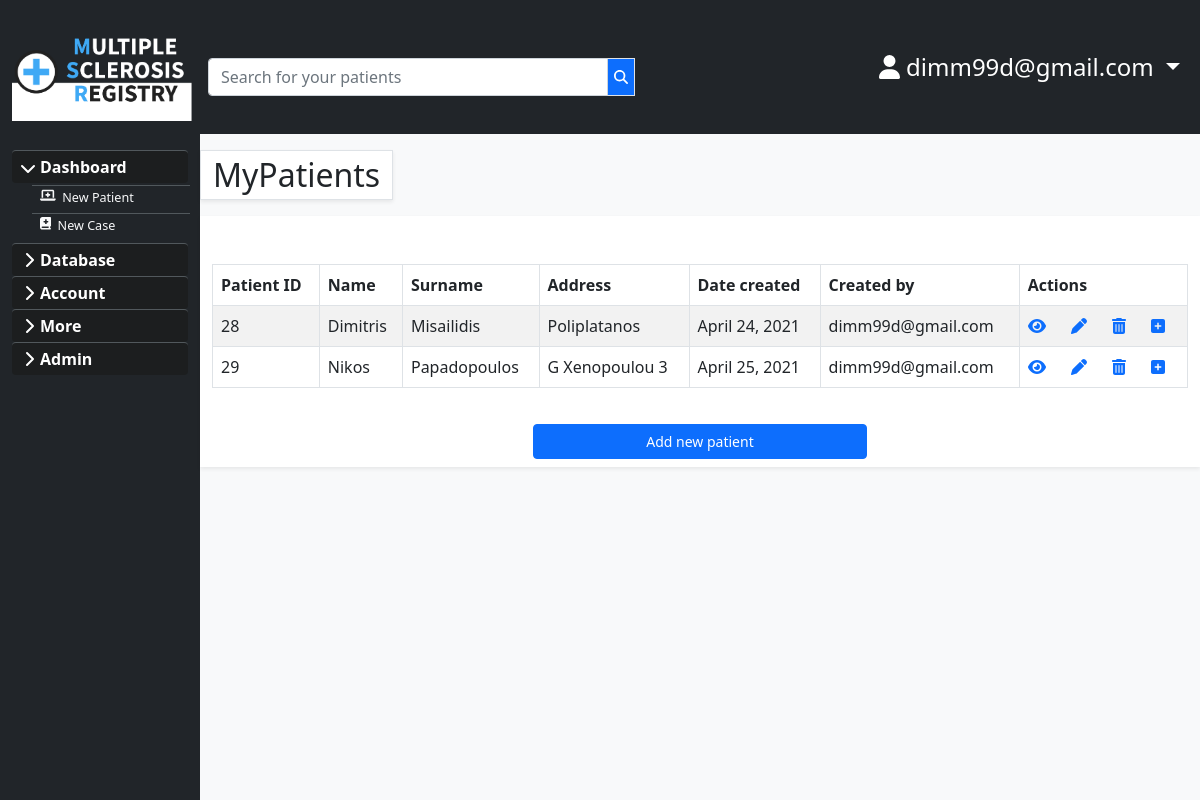
Screenshot of /registry/ (signed in) with the database file from the repository.
### users/models.py (models this page shows, shortened)
class User(AbstractBaseUser, PermissionsMixin):
    email = models.EmailField(max_length=254, unique=True)
    is_staff = models.BooleanField(default=False)
    is_superuser = models.BooleanField(default=False)
    is_active = models.BooleanField(default=True)
    last_login = models.DateTimeField(null=True, blank=True)
    date_joined = models.DateTimeField(auto_now_add=True)
    name = models.CharField(max_length=25, null=True, blank=True)
    surname = models.CharField(max_length=25, null=True, blank=True)
    USERNAME_FIELD = 'email'
    EMAIL_FIELD = 'email'
    REQUIRED_FIELDS = ['name','surname']
    objects = UserManager()

### main/models.py (models this page shows, shortened)
class Mspatient(models.Model):
    name = models.CharField(max_length=30)
    surname = models.CharField(max_length=30,default='')
    address = models.CharField(max_length=30)
    datecreated = models.DateField(auto_now_add=True)
    createdby = models.ForeignKey(User,editable=False, null=True,blank=True, on_delete= models.SET_NULL)

### main/decorators.py (the view)
        def wrapper_func(request,**kwargs):
            group=None
            if request.user.groups.exists():
                group=request.user.groups.all()[0].name
            if group in allowed_roles:
                return view_func(request,**kwargs)
            else:
                return redirect('/')
            return view_func(request,**kwargs)

### main/templatetags/hasgroup.py (called while the page is built)
@register.filter(name='has_group')
def has_group(user, group_name):
    group = Group.objects.get(name=group_name)
    return True if group in user.groups.all() else False

### main/views.py (called while the page is built)
@login_required
@allowed_users(allowed_roles=['admin','doctor'])
def registry(request):
    search_patient = request.GET.get('search')
    if search_patient:
        mspatients= Mspatient.objects.filter(createdby=request.user)
        for term in search_patient.split():
            mspatients = mspatients.filter( Q(name__icontains = term) | Q(surname__icontains = term) | Q(id__icontains = term))
    else:
        mspatients= Mspatient.objects.filter(createdby=request.user)
    mscases = Mscase.objects.filter(personcompleting=request.user.id)
    thefilter=MspatientFilter(request.GET,queryset=mspatients)
    mspatients=thefilter.qs
    return render(request, 'main/registry.html', {'mspatients':mspatients, 'mscases':mscases,'thefilter':thefilter})

### main/templates/main/registry.html (shortened to what this page needs)
{% extends 'main/main_template.html' %}
{% load static %}
{% block content %}
<link href="{% static 'main/sidebar.css'%}" rel="stylesheet">
    <div class="row">
      {% include 'main/sidebar.html' %}
      <div class="asbcontent col-md-10 col-sm-12 mt-3">
        <div class="row ">
          <p class="fs-2 bg-white border w-auto shadow-sm">MyPatients</p>
        </div>
        <div class="row justify-content-center">
          <div class=" col-xl-12 col-xxl-9 bg-white shadow-sm pt-5  mb-5">
            <table id="table_id" class="table table-bordered table-striped border-top table-hover" style="width: 100%;" >
              <thead>
                <tr>
                  <th>Patient ID</th>
                  <th>Name</th>
                  <th>Surname</th>
                  <th>Address</th>
                  <th>Date created</th>
                  <th>Created by</th>
                  <th>Actions</th>
                </tr>
              </thead>
              <tbody>
              {% for mspatient in mspatients %}
              <tr>
                  <td>{{mspatient.id}}</td>
                  <td>{{mspatient.name}}</td>
                  <td>{{mspatient.surname}}</td>
                  <td>{{mspatient.address}}</td>
                  <td>{{mspatient.datecreated}}</td>
                  <td>{{mspatient.createdby}}</td>
                  <td>
                    <a data-bs-toggle="tooltip" title="View this patient" href="{% url 'main:patientsentry' mspatient.id %}"><i class="fas fa-eye"></i></a>
                    <a data-bs-toggle="tooltip" title="Edit this patient" href="{% url 'main:update_patientform' mspatient.id %}"><i class="fas fa-pen"></i></a>
                    <span data-bs-toggle="tooltip" data-placement="top" title="Delete this patient">
                      <a href="" class="text-decoration-none"  data-bs-toggle="modal" data-bs-target="#deletepatientmodal{{mspatient.id}}" >
                        <i class="fas fa-trash-alt"></i>
                      </a>
                    </span>
                    <a data-bs-toggle="tooltip" title="New case of patient" href="{% url 'main:patientcaseform' mspatient.id %}"><i class="fas fa-plus-square"></i></i></a>
                  </td>
              </tr>
              {% endfor %}
            </tbody>
            </table>
            <div class="row justify-content-center">
                <a href="{% url 'main:patientform' %}"class="col-4 btn btn-primary mb-2">Add new patient</a>
            </div>
          </div>
        </div>
      </div>
    </div>
{% endblock %}

### main/templates/main/main_template.html (shortened to what this page needs)
<!doctype html>
<html lang="en">
  <head>
    <link href="https://cdn.jsdelivr.net/npm/bootstrap@5.0.0-beta2/dist/css/bootstrap.min.css" rel="stylesheet">
    {% load static %}
    <link rel="stylesheet" type="text/css" href="{% static 'main/styling.css' %}">
    <link rel="stylesheet" type="text/css" href="https://cdn.datatables.net/v/dt/dt-1.10.24/b-1.7.0/b-colvis-1.7.0/b-html5-1.7.0/r-2.2.7/sc-2.0.3/datatables.min.css"/>
    <link href="{% static 'fontawesome_free/css/all.min.css' %}" rel="stylesheet" type="text/css">
  </head>
  <body  class="bg-light">
    <div class="container-fluid">
    {% include 'main/navbar.html' %}
    <div class="container-fluid">
    {% block content %}
    {% endblock %}
    </div>
  </body>
</html>

### main/templates/main/navbar.html (shortened to what this page needs)
{% load static %}
<div class="row">
  <nav class="navbar navbar-expand-md bg-dark navbar-dark ">
    <div class="col-2" id="headernav">
      <div class="navbar-header">
        <a class=" navbar-brand d-block " href="{% url 'main:homepage' %}">
          <img class="main-icon" src="{% static 'main/brand.png' %}" alt="">
        </a>
      </div>
    </div>
      {% if user.is_authenticated %}
      <div class="col-10" id="navitems">
      <div class="collapse navbar-collapse bg-dark b-0 " id="navbarcollapse">
        <div id="navsearch">
          {% include 'main/search.html' %}
        </div>
        <ul class="nav navbar-nav ms-auto">
          <li class="nav-item dropdown">
            <a  class="fs-4 nav-link dropdown-toggle text-white" href="#" id="userdropdown" role="button" data-bs-toggle="dropdown" aria-haspopup="true" aria-expanded="false">
              <i class="fas fa-user"></i> {{ user.email }}
            </a>
          </li>
        </ul>
      </div>
      </div>
      {% endif %}
    </div>
</div>

### main/templates/main/search.html
<form action="{% url 'main:registry' %}" >
    <div class="input-group" >
      <input type="text" id="searchinput" name="search" class="form-control" placeholder="Search for your patients">
      <button class=" border border-none bg-primary text-white" type="submit"><i class="fa fa-search"></i></button>
    </div>
  </form>

### main/templates/main/modals/loginmodal.html (shortened to what this page needs)
{% load i18n %}
{% load static %}
{% load socialaccount %}

### main/templates/socialaccount/snippets/login_extra.html (shortened to what this page needs)
{% load socialaccount %}

### main/templates/main/modals/logoutmodal.html (shortened to what this page needs)
{% load i18n %}
{% load static %}

### main/templates/main/sidebar.html (shortened to what this page needs)
    {% load static %}
    {% load hasgroup %}
    <link href="{% static 'main/sidebar.css'%}" rel="stylesheet">
    <div class="bg-dark col-2" id="sidebar" >
      <ul class="list-unstyled ps-0 mt-3">
        {% if request.user|has_group:"doctor" %}
        <li class="">
          <button class="btn fs-4 btn-toggle align-items-center text-white" data-bs-toggle="collapse" data-bs-target="#dashboard-collapse" aria-expanded="true" id="dashboard-sidebar">
            Dashboard
          </button>
          <div class="collapse-show" id="dashboard-collapse">
            <ul class="btn-toggle-nav list-unstyled fw-normal pb-1 small">
              <li><a href="{% url 'main:patientform' %}" class="link-light fs-6"><i class="fas fa-laptop-medical"></i>&nbsp; New Patient</a></li>
              <li><a href="{% url 'main:caseform' %}" class="link-light fs-6"><i class="fas fa-book-medical"></i>&nbsp; New Case</a></li>
            </ul>
          </div>
        </li>
        <li class="">
          <button class="btn fs-4  btn-toggle align-items-center collapsed text-white " data-bs-toggle="collapse" data-bs-target="#database-collapse" aria-expanded="false" id="database-sidebar">
            Database
          </button>
        </li>
        {%endif%}
        <li class="">
          <button class="btn fs-4 btn-toggle align-items-center collapsed text-white" data-bs-toggle="collapse" data-bs-target="#account-collapse" aria-expanded="false" id="account-sidebar">
            Account
          </button>
        </li>
        {% if request.user|has_group:"doctor" %}
        <li class="">
          <button class="btn fs-4 btn-toggle align-items-center collapsed text-white" data-bs-toggle="collapse" data-bs-target="#more-collapse" aria-expanded="false" id="more-sidebar">
            More
          </button>
        </li>
        {%endif%}
        {% if request.user|has_group:"admin" %}
        <li class="">
          <button class="btn fs-4 btn-toggle align-items-center collapsed text-white" data-bs-toggle="collapse" data-bs-target="#admin-collapse" aria-expanded="false" id="admin-sidebar">
            Admin
          </button>
        </li>
        {% endif %}
      </ul>
    </div>

### main/templates/main/modals/deletepatient.html (shortened to what this page needs)
{% load static %}

### main/static/main/styling.css (style rules this page uses)
.navbar { background: #e7e7e7; }
.main-icon { object-fit: contain; width: 9em; height:auto; }
html,body { height: 100%; overflow: auto; margin-left: calc(100vw - 100%); margin-right: 0; }
form { padding-top: 10px; font-size: 14px; margin-top: 10px; }
.btn { font-size: 14px; margin-top:20px; }

### main/static/main/sidebar.css (style rules this page uses)
.dropdown-toggle { outline: 0; }
.btn-toggle { display: inline-flex; align-items: center; padding: .25rem .5rem; font-weight: 600; color: rgba(0, 0, 0, .65); background-color: transparent; border: 0; }
.btn-toggle::before { width: 1.25em; line-height: 0; transition: transform .35s ease; transform-origin: .5em 50%; }
.btn-toggle[aria-expanded="true"] { color: rgba(0, 0, 0, .85); }
.btn-toggle[aria-expanded="true"]::before { transform: rotate(90deg); }
.btn-toggle-nav a { display: inline-flex; padding: .1875rem .5rem; margin-top: .125rem; margin-left: 1.25rem; text-decoration: none; }
#sidebar { min-height: calc(100vh - 134px); }
.btn.fs-4.btn-toggle.align-items-center.text-white { width: 100% !important; background-color:#1c1e1f !important; margin-top:0; border-top:1px solid #51585c; }
.link-light.fs-6 { border-top:1px solid #51585c; width:90%; }
@media screen and (max-width: 1290px) { .btn.fs-4.btn-toggle.align-items-center.text-white { font-size:1em !important; } }
@media screen and (max-width: 1290px) { .link-light.fs-6 { font-size:0.9em !important; } }

### rows the page displays
User: email "dimm99d@gmail.com"
Mspatient: id "28", name "Dimitris", surname "Misailidis", address "Poliplatanos", datecreated "April 24, 2021", createdby "dimm99d@gmail.com"
Mspatient: id "29", name "Nikos", surname "Papadopoulos", address "G Xenopoulou 3", datecreated "April 25, 2021", createdby "dimm99d@gmail.com"
